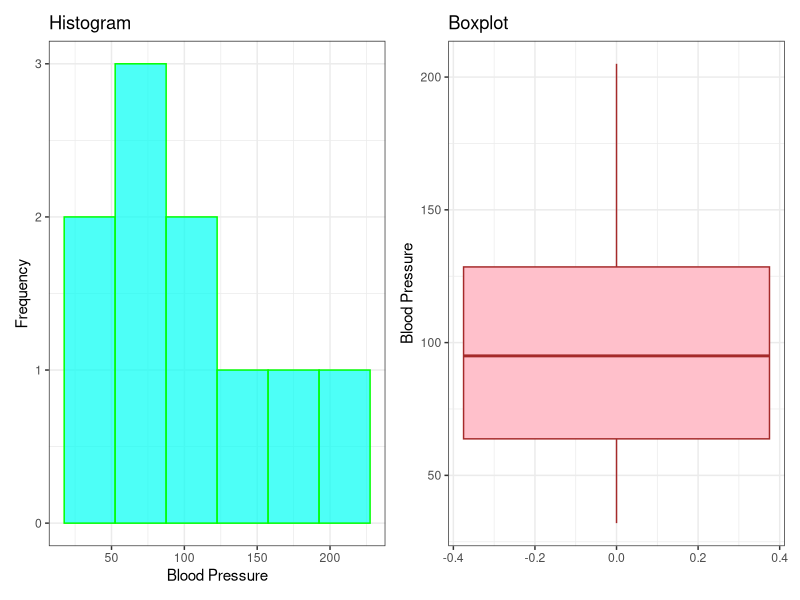
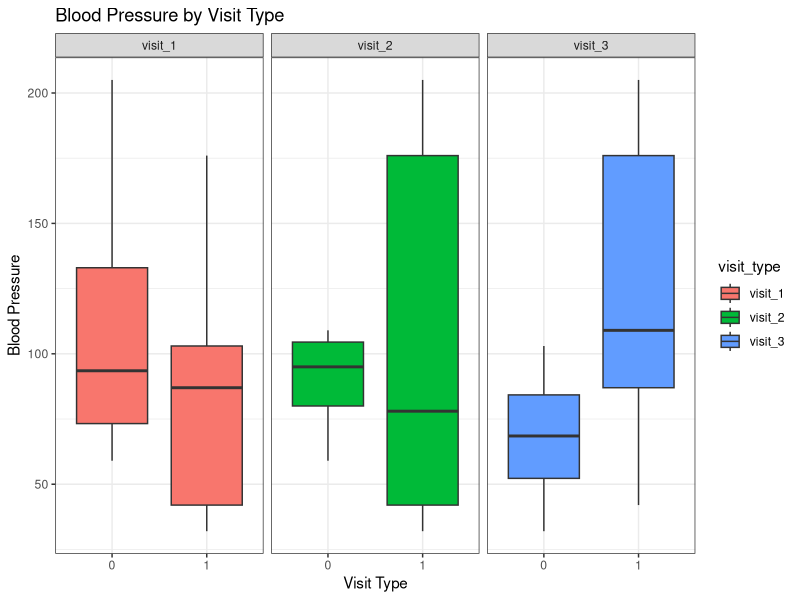
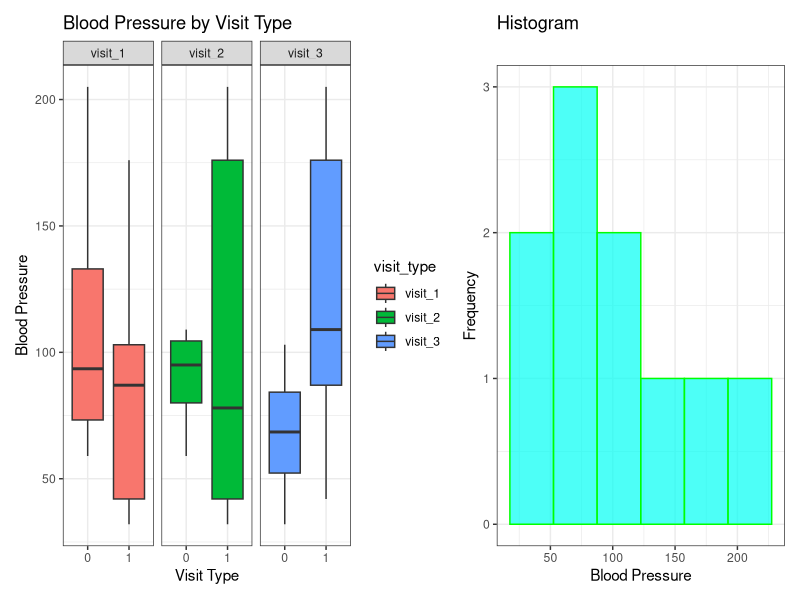

Reproduce these figures in R, in order.
frequency <- c(0.6,0.3,0.4,0.4,0.2,0.6,0.3,0.4,0.9,0.2)
blood_p <- c(103,87,32,42,59,109,78,205,135,176)
visit_1 <- c(1,1,1,1,0,0,0,0,NA,1)
visit_2 <- c(0,0,1,1,0,0,1,1,1,1)
visit_3 <- c(0,1,0,1,0,1,0,1,1,1)

data <- data.frame(frequency,blood_p,visit_1,visit_2,visit_3)

head(data)
data

library(tidyverse)
library(ggplot2)

install.packages("patchwork") 
library(patchwork)



# histogram

ggplot <- data %>%
  ggplot(aes(blood_p))+
  geom_histogram(binwidth = 35, fill = "#00fff3", color = "green", alpha = 0.7)+
  theme_bw()+
  labs( x = "Blood Pressure",
        y = "Frequency",
        title = "Histogram")

# boxplot

boxplot <- data %>%
  ggplot(aes(x= blood_p, y = NULL))+
  geom_boxplot( fill = "pink", color = "brown")+
  theme_bw()+
  coord_flip()+
  labs( x = "Blood Pressure",
        y = NULL,
        title = "Boxplot")

ggplot + boxplot




#     improving the code 



library(tidyverse)

# Drop rows with any NA values
cleaned_data <- data %>%
  drop_na()

# Combine the visit data into long format for easier plotting
data_long <- cleaned_data %>%
  pivot_longer(cols = starts_with("visit"), 
               names_to = "visit_type", 
               values_to = "visit_value")

# Create boxplots to compare BP by visit type
ggplot(data_long, aes(x = as.factor(visit_value), y = blood_p, fill = visit_type)) +
  geom_boxplot() +
  theme_bw() +
  labs(x = "Visit Type", 
       y = "Blood Pressure", 
       title = "Blood Pressure by Visit Type") +
  facet_wrap(~ visit_type)  # Create separate plots for each visit type


install.packages("patchwork")

library(tidyverse)
library(patchwork)


# Drop rows with any NA values
cleaned_data <- data %>%
  drop_na()

# Combine the visit data into long format for easier plotting
data_long <- cleaned_data %>%
  pivot_longer(cols = starts_with("visit"), 
               names_to = "visit_type", 
               values_to = "visit_value")

# Create boxplots to compare BP by visit type
a <- ggplot(data_long, aes(x = as.factor(visit_value), y = blood_p, fill = visit_type)) +
  geom_boxplot() +
  theme_bw() +
  labs(x = "Visit Type", 
       y = "Blood Pressure", 
       title = "Blood Pressure by Visit Type") +
  facet_wrap(~ visit_type)  # Create separate plots for each visit type

a + ggplot
